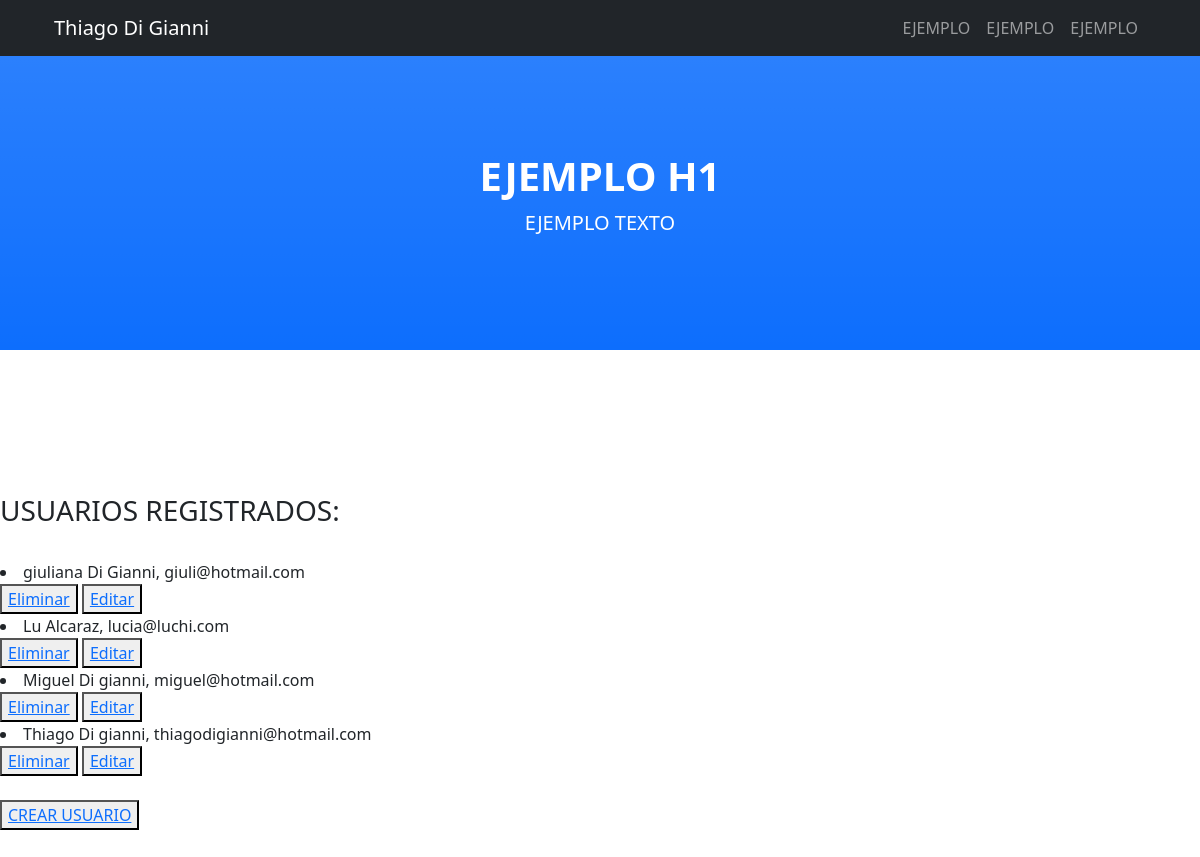
The page /usuarios_info on the database as committed earlier.
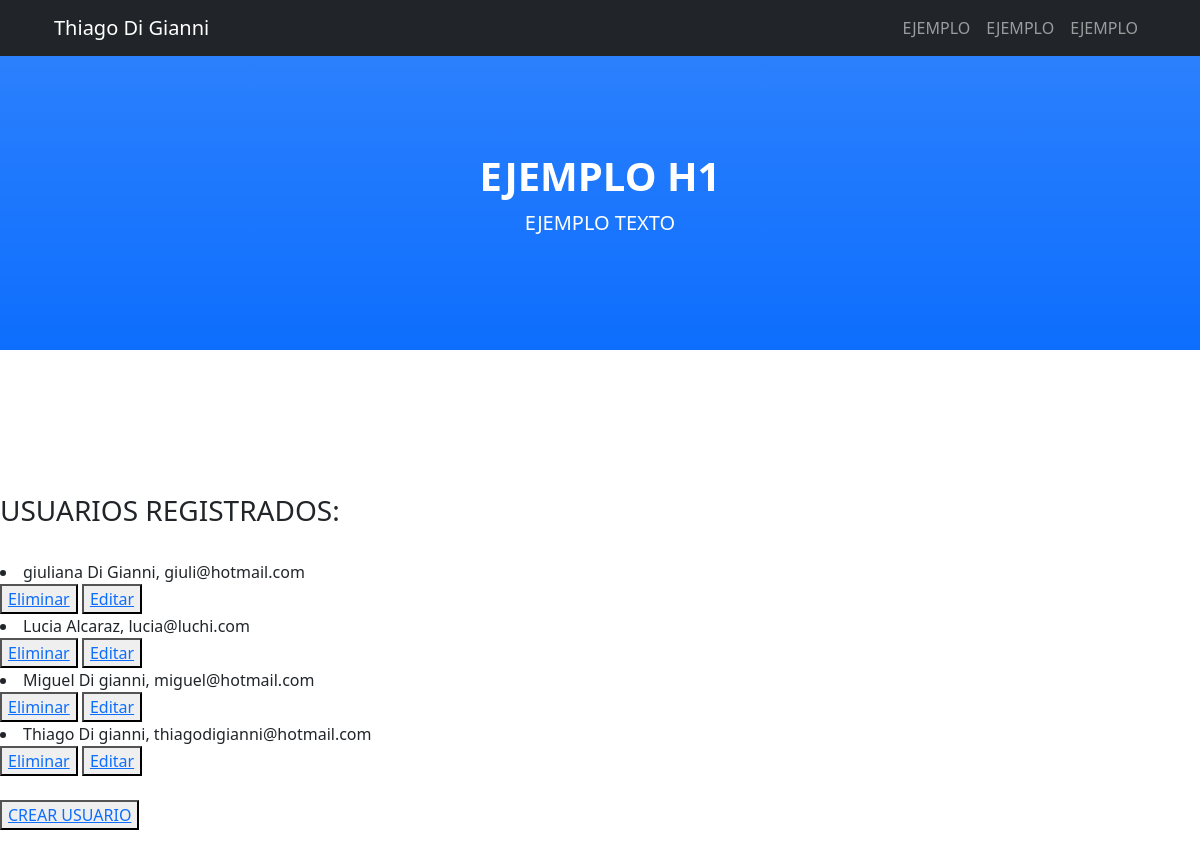
The same page on the database as committed later.
### Apps/models.py (models this page shows, shortened)
class usuario(models.Model):
    nombre = models.CharField(max_length=30)
    apellido = models.CharField(max_length=30)
    email = models.EmailField()

### Apps/views.py (the view)
# urls.py: path('usuarios_info',views.mostrar_usuario),
def mostrar_usuario(request):
      user = usuario.objects.all()
      contexto = {"user":user}
      return render(request, "Apps/mostrar_usuario.html",contexto)

### Apps/templates/Apps/mostrar_usuario.html (shortened to what this page needs)
<!DOCTYPE html>
<html lang="en">
    <head>
        {% load static %}
        <link href="{% static 'Apps/css/styles.css' %}" rel="stylesheet" />
    </head>
    <body id="page-top">
        <nav class="navbar navbar-expand-lg navbar-dark bg-dark fixed-top" id="mainNav">
            <div class="container px-4">
                <a class="navbar-brand" href="#page-top">Thiago Di Gianni</a>
                <div class="collapse navbar-collapse" id="navbarResponsive">
                    <ul class="navbar-nav ms-auto">
                        <li class="nav-item"><a class="nav-link" href="#about">EJEMPLO</a></li>
                        <li class="nav-item"><a class="nav-link" href="#services">EJEMPLO</a></li>
                        <li class="nav-item"><a class="nav-link" href="#contact">EJEMPLO</a></li>
                    </ul>
                </div>
            </div>
        </nav>
        <header class="bg-primary bg-gradient text-white">
            <div class="container px-4 text-center">
                <h1 class="fw-bolder">EJEMPLO H1</h1>
                <p class="lead">EJEMPLO TEXTO</p>
            </div>
        </header>
        <section id="info_usuarios">
            <h3>     USUARIOS REGISTRADOS:</h3><br>
            {% for usuario in user %}
                <li> {{usuario.nombre}} {{usuario.apellido}}, {{usuario.email}} </li>
                <button>
                    <a href= "{% url 'eliminar_usuario' usuario.nombre %}"> Eliminar </a>
                </button>
                <button>
                    <a href= "{% url 'editar_usuario' usuario.nombre %}"> Editar </a>
                </button>
            {% endfor %}
            <br>
            <br>
            <button>
               <a href="formulario"> CREAR USUARIO </a>
            </button>
        </section>
    </body>
</html>

Rows that differ between the two databases and show on the page:
changed usuario "Alcaraz": nombre "Lu" → "Lucia"
